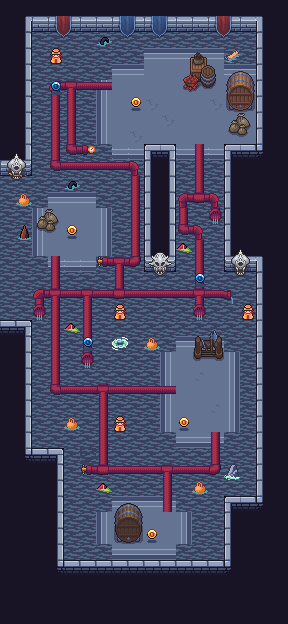

Tiled map render using the project's own tile images. Description and the map definition, with tile-layer contents summarised, below:
An orthogonal 18x39 tile map with 16x16 px tiles, 11 tile layers (fake background, fakewater, Water, Background, ...), 12 tilesets.

<map version="1.10" tiledversion="1.11.2" orientation="orthogonal" renderorder="right-down" width="18" height="39" tilewidth="16" tileheight="16" infinite="0" nextlayerid="21" nextobjectid="1">
 <tileset firstgid="1" name="Dungeon" tilewidth="16" tileheight="16" tilecount="560" columns="28">
  <image source="tilesets/dungeon.png" width="448" height="320" />
 </tileset>
 <tileset firstgid="561" name="Set 4.5" tilewidth="16" tileheight="16" tilecount="88" columns="11">
  <image source="tilesets/water.png" width="176" height="128" />
 </tileset>
 <tileset firstgid="649" name="Coin Sheet" tilewidth="16" tileheight="16" tilecount="16" columns="8">
  <image source="tilesets/coin_sheet.png" width="128" height="32" />
 </tileset>
 <tileset firstgid="665" name="Torch Yellow" tilewidth="16" tileheight="16" tilecount="8" columns="8">
  <image source="tilesets/torch_yellow.png" width="128" height="16" />
 </tileset>
 <tileset firstgid="673" name="Vase Shine Anim" tilewidth="16" tileheight="16" tilecount="16" columns="16">
  <image source="tilesets/vase_shine_anim.png" width="256" height="16" />
 </tileset>
 <tileset firstgid="689" name="bluecoin_sheet" tilewidth="16" tileheight="16" tilecount="16" columns="8">
  <image source="tilesets/bluecoin_sheet.png" width="128" height="32" />
 </tileset>
 <tileset firstgid="705" name="Dungeon" tilewidth="16" tileheight="16" tilecount="560" columns="28">
  <image source="tilesets/dungeon.png" width="448" height="320" />
 </tileset>
 <tileset firstgid="1265" name="Dungeon" tilewidth="16" tileheight="16" tilecount="560" columns="28">
  <image source="tilesets/dungeon.png" width="448" height="320" />
 </tileset>
 <tileset firstgid="1825" name="water_decor" tilewidth="16" tileheight="16" tilecount="168" columns="12">
  <image source="tilesets/water_decor.png" width="192" height="224" />
 </tileset>
 <tileset firstgid="1993" name="water_decor" tilewidth="16" tileheight="16" tilecount="168" columns="12">
  <image source="tilesets/water_decor.png" width="192" height="224" />
 </tileset>
 <tileset firstgid="2161" name="dungeon_decor" tilewidth="16" tileheight="16" tilecount="1794" columns="69">
  <image source="tilesets/dungeon_decor.png" width="1104" height="416" />
 </tileset>
 <tileset firstgid="3955" name="dungeon_decor" tilewidth="16" tileheight="16" tilecount="1794" columns="69">
  <image source="tilesets/dungeon_decor.png" width="1104" height="416" />
 </tileset>
 <layer id="19" name="fake background" width="18" height="39">
  <data>[702 cells, 7 non-empty, 4 distinct tile ids]</data>
 </layer>
 <layer id="20" name="fakewater" width="18" height="39">
  <data>[702 cells, 84 non-empty, 2 distinct tile ids]</data>
 </layer>
 <layer id="18" name="Water" width="18" height="39">
  <data>[702 cells, 213 non-empty, 2 distinct tile ids]</data>
 </layer>
 <layer id="9" name="Background" width="18" height="39">
  <data>[702 cells, 218 non-empty, 21 distinct tile ids]</data>
 </layer>
 <layer id="16" name="Background2" width="18" height="39">
  <data>[702 cells, 8 non-empty, 2 distinct tile ids]</data>
 </layer>
 <layer id="10" name="Walls" width="18" height="39">
  <data>[702 cells, 310 non-empty, 49 distinct tile ids]</data>
 </layer>
 <layer id="11" name="Coins" width="18" height="39">
  <data>[702 cells, 4 non-empty, 1 distinct tile ids]</data>
 </layer>
 <layer id="12" name="Decor" width="18" height="39">
  <data>[702 cells, 34 non-empty, 26 distinct tile ids]</data>
 </layer>
 <layer id="13" name="BlueCoinds" width="18" height="39">
  <data>[702 cells, 3 non-empty, 1 distinct tile ids]</data>
 </layer>
 <layer id="14" name="Door" width="18" height="39">
  <data>[702 cells, 0 non-empty, 0 distinct tile ids]</data>
 </layer>
 <layer id="17" name="WaterDecor" width="18" height="39">
  <data>[702 cells, 17 non-empty, 8 distinct tile ids]</data>
 </layer>
</map>
